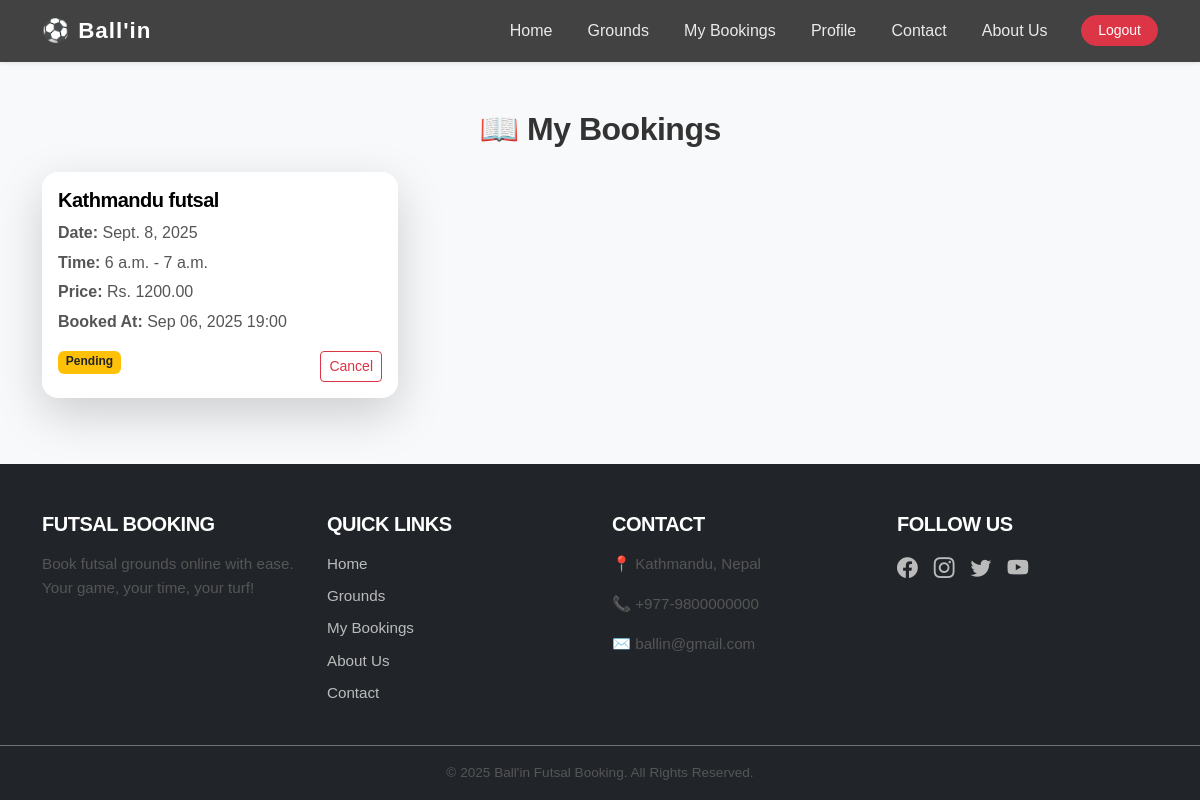
/mybookings/ (signed in), run on an earlier commit of the app's database.
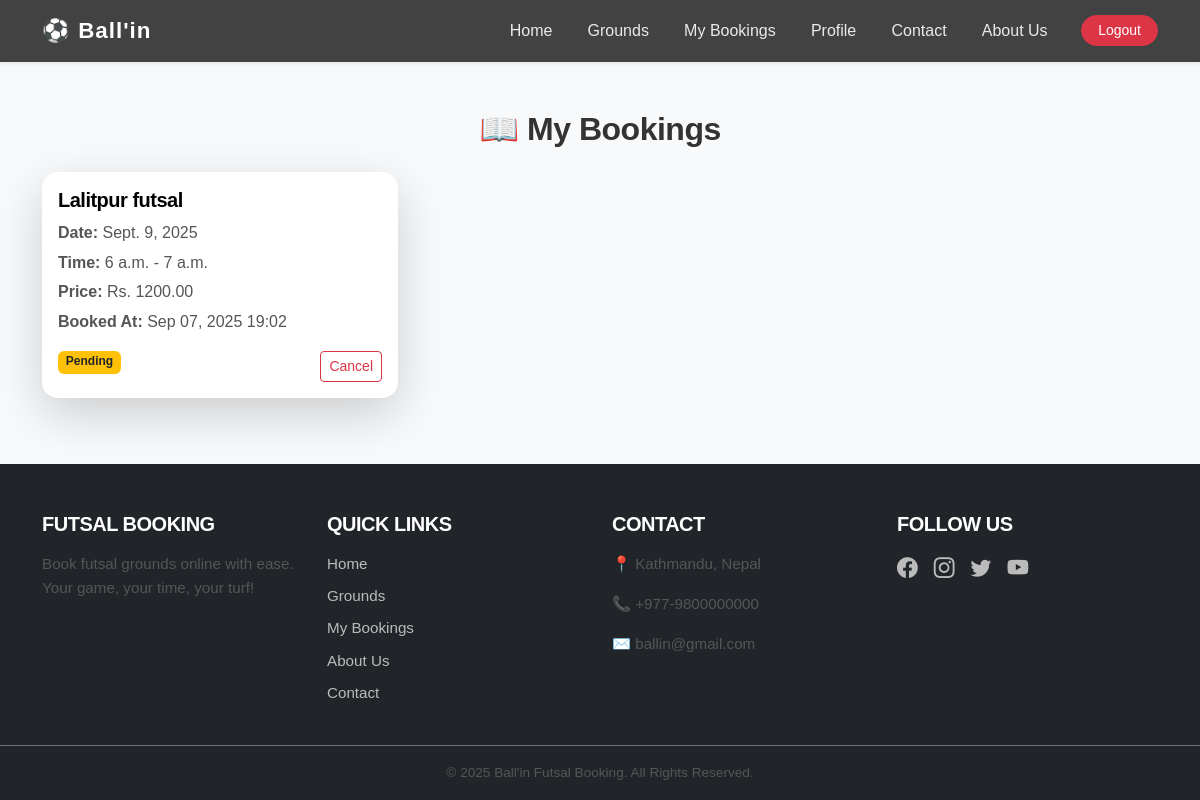
And on a later commit of the database.
### bookings/models.py (models this page shows, shortened)
class Book(models.Model):
    user = models.ForeignKey(User, on_delete=models.CASCADE)
    ground = models.ForeignKey(Grounds, on_delete=models.CASCADE)
    date = models.DateField()
    start_time = models.TimeField()
    end_time = models.TimeField()
    status = models.CharField(max_length=100, choices= STATUS_CHOICE, default='pending')
    price = models.DecimalField(max_digits=8, decimal_places=2)
    booked_at  = models.DateTimeField(auto_now_add = True)

### grounds/models.py (models this page shows, shortened)
class Grounds(models.Model):
    ground_name = models.CharField(max_length=60, null=False)
    location_name = models.CharField(max_length=100, blank=False, null=False)
    size = models.CharField(max_length=40)
    price_per_hour = models.DecimalField(max_digits=12, decimal_places=2)
    description = models.TextField(max_length=1000)
    is_active = models.BooleanField(default=True)
    is_featured = models.BooleanField(default=False)
    photo = models.ImageField(upload_to='ground/',null = True)
    class Meta:
        verbose_name_plural = 'Grounds'

### bookings/views.py (the view)
# urls.py: path('mybookings/', views.mybookings, name = "mybookings"),
@login_required(login_url = 'login')
def mybookings(request):
    mybookings = Book.objects.filter(user = request.user)
    context = {
        'mybookings':mybookings,
    }
    return render(request,"mybookings.html",context)

### templates/mybookings.html (shortened to what this page needs)
{% extends 'base/base.html' %}
{% load static %}
{% block content %}
<div class="container my-5">
    <h2 class="text-center mb-4 fw-bold">📖 My Bookings</h2>
    {% if mybookings %}
        <div class="row g-4">
            {% for mybooking in mybookings %}
                <div class="col-md-6 col-lg-4">
                    <div class="card shadow-lg border-0 rounded-4 h-100">
                        <div class="card-body d-flex flex-column">
                            <h5 class="card-title fw-bold text-black">{{ mybooking.ground.ground_name }}</h5>
                            <p class="mb-1"><strong>Date:</strong> {{ mybooking.date }}</p>
                            <p class="mb-1"><strong>Time:</strong> {{ mybooking.start_time }} - {{ mybooking.end_time }}</p>
                            <p class="mb-1"><strong>Price:</strong> Rs. {{ mybooking.price }}</p>
                            <p class="mb-3"><strong>Booked At:</strong> {{ mybooking.booked_at|date:"M d, Y H:i" }}</p>
                                <div class="d-flex justify-content-between">
                                {% if mybooking.status == "pending" %}
                                    <span class="badge bg-warning text-dark mb-2">Pending</span>
                                {% elif mybooking.status == "confirmed" %}
                                    <span class="badge bg-success mb-2">Confirmed</span>
                                {% elif mybooking.status == "cancelled" %}
                                    <span class="badge bg-danger mb-2">Cancelled</span>
                                {% else %}
                                    <span class="badge bg-secondary mb-2">{{ mybooking.status }}</span>
                                {% endif %}
                                    {% if mybooking.status != "cancelled" %}
                                        <a href="{% url 'cancel_booking' mybooking.pk %}" class="btn btn-sm btn-outline-danger">
                                            Cancel
                                        </a>
                                    {% endif %}
                                </div>
                            </div>
                        </div>
                    </div>
                </div>
            {% endfor %}
        </div>
    {% else %}
        <div class="alert alert-info text-center fs-5" role="alert">
            🚫 You don’t have any bookings yet.
        </div>
    {% endif %}
{% endblock %}

### templates/base/base.html (shortened to what this page needs)
{% load static %}
<!DOCTYPE html>
<html lang="en">
<head>
  <link href="https://cdn.jsdelivr.net/npm/bootstrap@5.3.2/dist/css/bootstrap.min.css" rel="stylesheet">
  <link rel="stylesheet" href="https://cdn.jsdelivr.net/npm/bootstrap-icons@1.10.0/font/bootstrap-icons.css">
  <link rel="stylesheet" href="{% static 'futsal/css/style.css' %}">
</head>
<body class="d-flex flex-column min-vh-100">
  {% include 'base/header.html' %}
  <main class="flex-grow-1">
    {% block content %}{% endblock %}
  </main>
  {% include 'base/footer.html' %}
</body>
</html>

### templates/base/header.html (shortened to what this page needs)
<nav class="navbar navbar-expand-lg glass-navbar sticky-top shadow-sm">
  <div class="container">
    <a class="navbar-brand fw-bold" href="{% url 'home' %}">
      ⚽ Ball'in
    </a>
    <div class="collapse navbar-collapse" id="navbarNav">
      <ul class="navbar-nav ms-auto align-items-lg-center">
        <li class="nav-item"><a class="nav-link" href="{% url 'home' %}">Home</a></li>
        <li class="nav-item"><a class="nav-link" href="{% url 'grounds' %}">Grounds</a></li>
        <li class="nav-item"><a class="nav-link" href="{% url 'mybookings' %}">My Bookings</a></li>
        <li class="nav-item"><a class="nav-link" href="{% url 'profile' %}">Profile</a></li>
        <li class="nav-item"><a class="nav-link" href="{% url 'contact' %}">Contact</a></li>
        <li class="nav-item"><a class="nav-link" href="{% url 'aboutus' %}">About Us</a></li>
        {% if user.is_authenticated %}
          <li class="nav-item ms-lg-3">
            <a class="btn btn-sm btn-danger rounded-pill px-3" href="{% url 'logout' %}">Logout</a>
          </li>
        {% endif %}
      </ul>
    </div>
  </div>
</nav>

### templates/base/footer.html
<footer class="footer bg-dark text-white pt-5">
  <div class="container">
    <div class="row g-4">
      <div class="col-md-3">
        <h5 class="fw-bold">Futsal Booking</h5>
        <p>Book futsal grounds online with ease. Your game, your time, your turf!</p>
      </div>
      <div class="col-md-3">
        <h5 class="fw-bold">Quick Links</h5>
        <ul class="list-unstyled">
          <li><a href="{% url 'home' %}" class="footer-link">Home</a></li>
          <li><a href="{% url 'grounds' %}" class="footer-link">Grounds</a></li>
          <li><a href="{% url 'mybookings' %}" class="footer-link">My Bookings</a></li>
          <li><a href="{% url 'aboutus' %}" class="footer-link">About Us</a></li>
          <li><a href="{% url 'contact' %}" class="footer-link">Contact</a></li>
        </ul>
      </div>
      <div class="col-md-3">
        <h5 class="fw-bold">Contact</h5>
        <p>📍 Kathmandu, Nepal</p>
        <p>📞 +977-9800000000</p>
        <p>✉️ ballin@gmail.com</p>
      </div>
      <div class="col-md-3">
        <h5 class="fw-bold">Follow Us</h5>
        <div class="d-flex gap-3 mt-2">
          <a href="#" class="social-link"><i class="bi bi-facebook"></i></a>
          <a href="#" class="social-link"><i class="bi bi-instagram"></i></a>
          <a href="#" class="social-link"><i class="bi bi-twitter"></i></a>
          <a href="#" class="social-link"><i class="bi bi-youtube"></i></a>
        </div>
      </div>
    </div>
  </div>
  <div class="footer-bottom text-center mt-4 py-3 border-top border-secondary">
    <p class="mb-0">&copy; 2025 Ball'in Futsal Booking. All Rights Reserved.</p>
  </div>
</footer>

### static/futsal/css/style.css (style rules this page uses)
html { scroll-behavior: smooth; }
body { font-family: "Poppins", sans-serif; line-height: 1.6; color: #333; background-color: #f8f9fa; }
h1, h2, h3, h4, h5 { font-weight: 700; letter-spacing: -0.5px; }
p { margin-bottom: 1rem; color: #555; }
a { text-decoration: none; transition: all 0.3s ease; }
.glass-navbar { background: rgba(20, 20, 20, 0.8); backdrop-filter: blur(10px); transition: background 0.3s ease; }
.glass-navbar .navbar-brand { font-size: 1.4rem; color: #fff; letter-spacing: 1px; transition: color 0.3s ease; }
.glass-navbar .nav-link { position: relative; margin: 0 0.6rem; font-weight: 500; color: #eaeaea; transition: color 0.3s ease; }
.glass-navbar .nav-link::after { content: ""; position: absolute; left: 0; bottom: -5px; width: 0%; height: 2px; background: #0d6efd; transition: width 0.3s ease; }
.glass-navbar .btn { font-weight: 500; transition: transform 0.2s ease, box-shadow 0.3s ease; }
.card { border: none; border-radius: 15px; overflow: hidden; transition: all 0.3s ease; }
.card-title { font-size: 1.25rem; font-weight: 600; }
footer { background: #111; color: #bbb; }
footer h4, footer h5 { color: #fff; margin-bottom: 1rem; }
footer a { color: #bbb; transition: color 0.3s ease; }
.footer-bottom { margin-top: 20px; text-align: center; font-size: 0.9rem; color: #777; }
.footer { background-color: #111; color: #eee; font-size: 0.95rem; }
.footer h5 { color: #fff; font-weight: 600; text-transform: uppercase; margin-bottom: 1rem; }
.footer a.footer-link { color: #bbb; text-decoration: none; display: block; margin-bottom: 0.5rem; transition: 0.3s; }
.footer .social-link { font-size: 1.3rem; color: #bbb; transition: 0.3s; }
.footer-bottom { color: #777; font-size: 0.85rem; }

What changed in the data, as far as the page shows it:
removed Book: ground.ground_name "Kathmandu futsal", date "Sept. 8, 2025", start_time "6 a.m.", end_time "7 a.m.", price "1200.00", booked_at "Sep 06, 2025 19:00", status "Pending"
added Book: ground.ground_name "Lalitpur futsal", date "Sept. 9, 2025", start_time "6 a.m.", end_time "7 a.m.", price "1200.00", booked_at "Sep 07, 2025 19:02", status "Pending"
